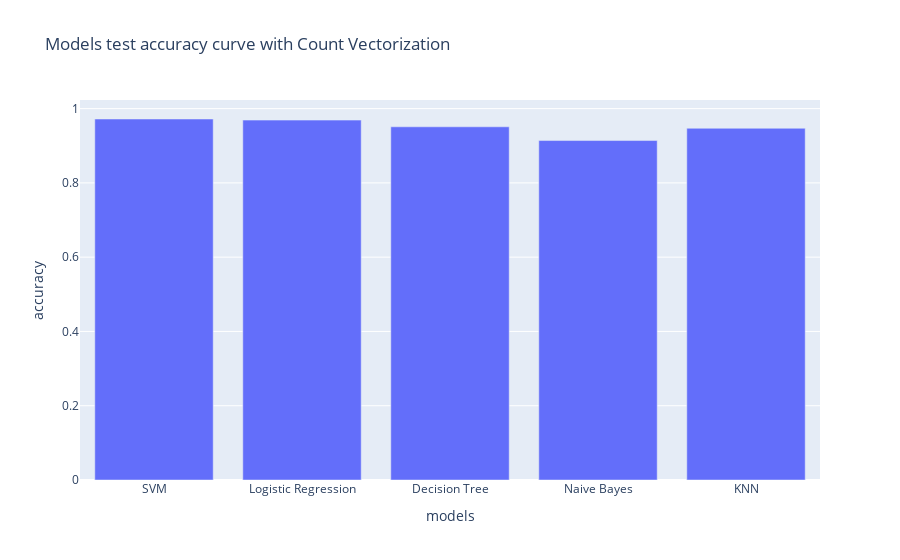

Notebook code cell kept with this figure:
### Code cell
px.bar(x=y_data,y=x_data,title="Models test accuracy curve with Count Vectorization",labels={'x':'models','y':'accuracy'})

### Figure 1 — Plotly figure (JSON) as saved in the notebook; plotly's stock layout.template omitted (floating-point values rounded to 4 significant figures)
{"data": [{"alignmentgroup": "True", "hovertemplate": "models=%{x}<br>accuracy=%{y}<extra></extra>", "legendgroup": "", "marker": {"color": "#636efa", "pattern": {"shape": ""}}, "name": "", "offsetgroup": "", "orientation": "v", "showlegend": false, "textposition": "auto", "type": "bar", "x": ["SVM", "Logistic Regression", "Decision Tree", "Naive Bayes", "KNN"], "xaxis": "x", "y": [0.972, 0.969, 0.951, 0.914, 0.947], "yaxis": "y"}], "layout": {"barmode": "relative", "legend": {"tracegroupgap": 0}, "title": {"text": "Models test accuracy curve with Count Vectorization"}, "xaxis": {"anchor": "y", "domain": [0, 1], "title": {"text": "models"}}, "yaxis": {"anchor": "x", "domain": [0, 1], "title": {"text": "accuracy"}}}}
